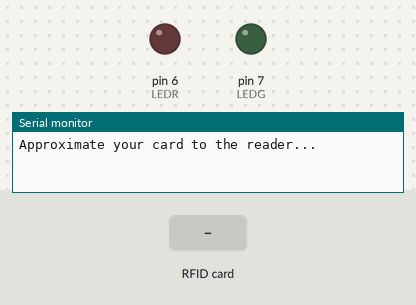
Bench run of a sketch on a simulated Arduino Uno, built with avr-gcc and run on an emulated ATmega328P. On the bench: output pins drawn as LEDs (lit = HIGH), the last lines printed to the serial monitor. The test bench sets the inputs (shaded band). Pins used as bus, display or sensor lines are not drawn.

Above: at 1.2 s.
1.3 s: RFID card E3 60 DE 24 held to the reader
At 1.45 s:
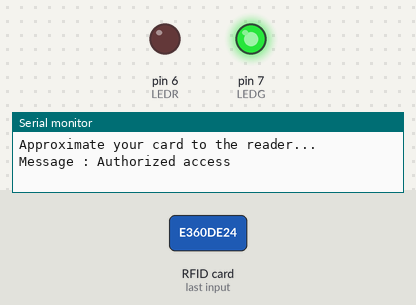
3.1 s: RFID card 5E 7A 19 C4 held to the reader
At 3.26 s:
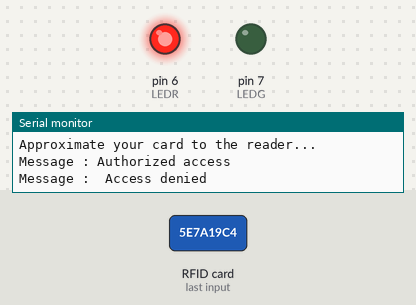
Timing chart, 0 to 6.1 s (numbered marks = the images above; inputs shaded):
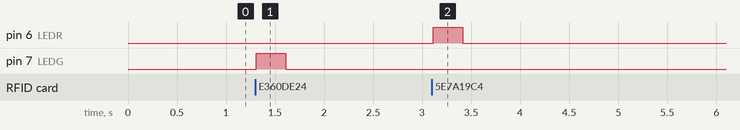

The sketch:

sketch_feb12c.ino
```cpp
#include <SPI.h>
#include <MFRC522.h>

#define SS_PIN 10
#define RST_PIN 9
#define LEDG 7
#define LEDR 6

MFRC522 mfrc522(SS_PIN, RST_PIN);

void setup()
{
 Serial.begin(9600);
 SPI.begin();
 mfrc522.PCD_Init();
 Serial.println("Approximate your card to the reader...");
 Serial.println();

 pinMode(LEDG, OUTPUT);
 pinMode(LEDR, OUTPUT);
}

void loop()
{
 if ( ! mfrc522.PICC_IsNewCardPresent())
 {
    return;
 }
 if ( ! mfrc522.PICC_ReadCardSerial())
 {
    return;
 }
 String content= "";
 byte letter;
 for (byte i = 0; i < mfrc522.uid.size; i++)
 {
     content.concat(String(mfrc522.uid.uidByte[i] < 0x10 ? " 0" : " "));
     content.concat(String(mfrc522.uid.uidByte[i], HEX));
 }
 Serial.println();
 Serial.print("Message : ");
 content.toUpperCase();
 if (content.substring(1) == "E3 60 DE 24" || content.substring(1) == "26 F9 31 D4")
 {
    Serial.println("Authorized access");
    Serial.println();
    digitalWrite(LEDG, HIGH);
    delay(300);
    digitalWrite(LEDG, LOW);
 }
 else   {
    Serial.println(" Access denied");
    digitalWrite(LEDR, HIGH);
    delay(300);
    digitalWrite(LEDR, LOW);
 }
}
```

Measured:
- after the input at 1.3 s, pin 7 (LEDG): LOW → HIGH at once, → LOW 0.30 s later
- after the input at 3.1 s, pin 6 (LEDR): LOW → HIGH at once, → LOW 0.30 s later
